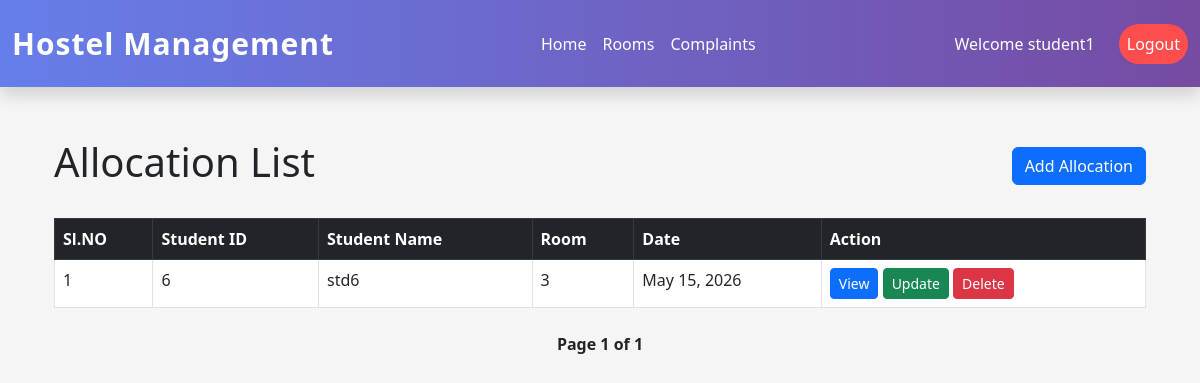
/allocation-list/ (signed in), run on the app's committed database.
### hostel_app/models.py (models this page shows, shortened)
class RoomAllocation(models.Model):
    student = models.ForeignKey(
        Student,
        on_delete=models.CASCADE
    )
    room = models.ForeignKey(
        Room,
        on_delete=models.CASCADE
    )
    allocation_date = models.DateField(
        auto_now_add=True
    )

class Student(models.Model):
    student_id = models.CharField(
        max_length=20
    )
    student_name = models.CharField(max_length=100)
    email = models.EmailField(unique=True)
    phone_number = models.CharField(max_length=15)
    course = models.CharField(max_length=100)
    year = models.IntegerField()
    def __str__(self):
        return self.student_name

class Room(models.Model):
    ROOM_TYPES = [
        ('AC', 'AC'),
        ('Non-AC', 'Non-AC'),
    ]
    room_number = models.CharField(
        max_length=20,
        unique=True
    )
    room_type = models.CharField(
        max_length=20,
        choices=ROOM_TYPES
    )
    total_beds = models.IntegerField()
    available_beds = models.IntegerField()
    floor_number = models.IntegerField()
    def __str__(self):
        return self.room_number

### hostel_app/views.py (the view)
def allocation_list(request):
    allocations = RoomAllocation.objects.all()
    student = request.GET.get("student")
    room = request.GET.get("room")
    date = request.GET.get("date")
    if student:
        allocations = allocations.filter(
            student__name__icontains=student
        )
    if room:
        allocations = allocations.filter(
            room__room_number__icontains=room
        )
    if date:
        allocations = allocations.filter(
            allocated_date=date
        )
    paginator = Paginator(allocations, 5)
    page_number = request.GET.get("page")
    page_obj = paginator.get_page(page_number)
    context = {
        "page_obj": page_obj
    }
    return render(
        request,
        "allocations/allocation_list.html",
        context
    )

### hostel_app/templates/allocations/allocation_list.html (shortened to what this page needs)
{% extends "master.html" %}
{% block content %}
<div class="container mt-5">
  <div class="d-flex justify-content-between align-items-center mb-4">
    <h1>
        Allocation List
    </h1>
    <a
        href="{% url 'allocate-room' %}"
        class="btn btn-primary"
    >
        Add Allocation
    </a>
</div>
    <table class="table table-bordered">
        <thead class="table-dark">
            <tr>
                <th>Sl.NO</th>
                <th>Student ID</th>
                <th>Student Name</th>
                <th>Room</th>
                <th>Date</th>
                <th>Action</th>
            </tr>
        </thead>
        <tbody>
            {% for allocation in page_obj %}
            <tr>
                <td>{{ page_obj.start_index|add:forloop.counter0 }}</td>
                <td>{{ allocation.student.student_id }}</td>
                <td>{{ allocation.student }}</td>
                <td>{{ allocation.room }}</td>
                <td>{{ allocation.allocation_date }}</td>
                <td>
    <a
        href="{% url 'allocation-details' allocation.id %}"
        class="btn btn-primary btn-sm"
    >
        View
    </a>
    <a
        href="{% url 'update-allocation' allocation.id %}"
        class="btn btn-success btn-sm"
    >
        Update
    </a>
    <a
        href="{% url 'delete-allocation' allocation.id %}"
        class="btn btn-danger btn-sm"
    >
        Delete
    </a>
</td>
            </tr>
            {% endfor %}
        </tbody>
    </table>
    <div class="text-center mt-4">
    <span class="mx-3 fw-bold">
        Page {{ page_obj.number }}
        of
        {{ page_obj.paginator.num_pages }}
    </span>
</div>
</div>
{% endblock content %}

### hostel_app/templates/master.html (shortened to what this page needs)
{% load static %}
<!doctype html>
<html lang="en">
<head>
    <link
        href="https://cdn.jsdelivr.net/npm/bootstrap@5.3.0/dist/css/bootstrap.min.css"
        rel="stylesheet"
    />
</head>
<body style="background-color: #f5f5f5;">
<nav class="navbar navbar-expand-lg gradient-nav shadow py-3 fixed-top">
    <div class="container-fluid">
        <a
            class="navbar-brand brand-logo"
            href="{% url 'homepage' %}"
        >
            Hostel Management
        </a>
        <div
            class="collapse navbar-collapse"
            id="navbarNav"
        >
            <ul class="navbar-nav mx-auto">
                {% if user.is_authenticated %}
                    {% if user.is_staff %}
                    <li class="nav-item">
                        <a
                            class="nav-link"
                            href="{% url 'admin-dashboard' %}"
                        >
                            Home
                        </a>
                    </li>
                    <li class="nav-item">
                        <a
                            class="nav-link"
                            href="{% url 'student-list' %}"
                        >
                            Students
                        </a>
                    </li>
                    <li class="nav-item">
                        <a
                            class="nav-link"
                            href="{% url 'room-list' %}"
                        >
                            Rooms
                        </a>
                    </li>
                    <li class="nav-item">
                        <a
                            class="nav-link"
                            href="{% url 'fee-list' %}"
                        >
                            Fees
                        </a>
                    </li>
                    <li class="nav-item">
                        <a
                            class="nav-link"
                            href="{% url 'complaint-list' %}"
                        >
                            Complaints
                        </a>
                    </li>
                    <li class="nav-item">
                        <a
                            class="nav-link"
                            href="{% url 'allocation-list' %}"
                        >
                            Allocations
                        </a>
                    </li>
                    {% else %}
                    <li class="nav-item">
                        <a
                            class="nav-link"
                            href="{% url 'student-dashboard' %}"
                        >
                            Home
                        </a>
                    </li>
                    <li class="nav-item">
                        <a
                            class="nav-link"
                            href="{% url 'room-list' %}"
                        >
                            Rooms
                        </a>
                    </li>
                    <li class="nav-item">
                        <a
                            class="nav-link"
                            href="{% url 'complaint-list' %}"
                        >
                            Complaints
                        </a>
                    </li>
                    {% endif %}
                {% endif %}
            </ul>
            <ul class="navbar-nav align-items-center">
                {% if user.is_authenticated %}
                <li class="nav-item me-3">
                    <span class="nav-link">
                        Welcome {{ user.username }}
                    </span>
                </li>
                <li class="nav-item">
                    <a
                        class="nav-link logout-btn"
                        href="{% url 'logout' %}"
                    >
                        Logout
                    </a>
                </li>
                {% endif %}
            </ul>
        </div>
    </div>
</nav>
    <div
        class="toast-container position-fixed top-0 end-0 p-3"
        style="z-index: 9999;"
    >
    </div>
    <div class="container mt-4">
        {% block content %}
        {% endblock %}
    </div>
</body>
</html>

### hostel_app/templates/master.html (style rules this page uses)
body { padding-top: 90px; }
.gradient-nav { background: linear-gradient( 90deg, #667eea, #764ba2 ); }
.navbar .nav-link { color: white !important; font-weight: 500; transition: 0.3s; }
.brand-logo { font-size: 30px; font-weight: bold; color: white !important; letter-spacing: 1px; }
.logout-btn { background-color: #ff4d4d; color: white !important; border-radius: 30px; padding: 8px 18px; transition: 0.3s; }

### data on the page
RoomAllocation: start_index|add "1", student.student_id "6", student "std6", room "3", allocation_date "May 15, 2026"

### other printed values
{{ user.username }} "student1"
{{ page_obj.number }} "1"
{{ page_obj.paginator.num_pages }} "1"
